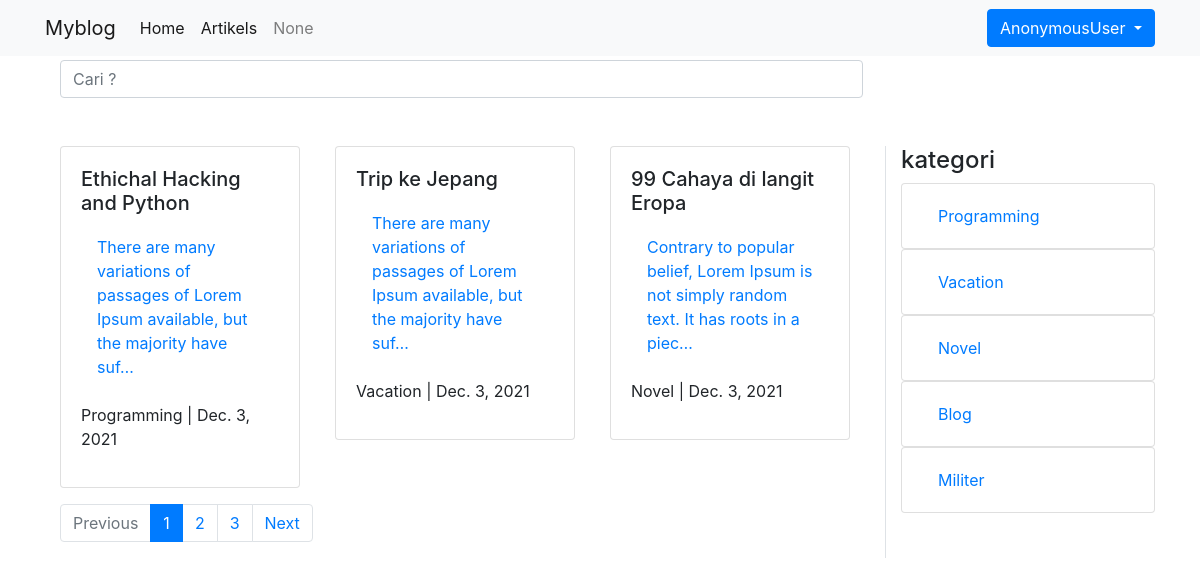
Page /artikels/ on the committed database.
### blog/models.py (models this page shows, shortened)
class Artikel(models.Model):
    judul       = models.CharField(max_length=255)
    isi         = models.TextField()
    kategori    = models.CharField(max_length=225)
    published   = models.DateTimeField(auto_now_add=True)
    update      = models.DateTimeField(auto_now=True)
    slug        = models.SlugField(blank=True, editable=False, max_length=255)
    """
    Fungsi get absolute url, Pada createForm saat data mau di simpan, dia perlu meng-redirect
    ke url detail nya.

    """

### blog/views.py (the view)
# urls.py: path('',ArtikelView.as_view(), name='index'),
class ArtikelView(ListView):
    model = Artikel
    context_object_name = 'Artikel_list'
    template_name   ='index.html'
    paginate_by = 3
    ordering = ['-published']
    def get_context_data(self, *args, **kwargs):
        context = super().get_context_data(*args, **kwargs)
        context['kategori_list'] = self.model.objects.values_list('kategori', flat=True).distinct()
        return context
    def get_queryset(self):
        query = self.request.GET.get('artikel')
        if query:
            object_list = self.model.objects.filter(judul__icontains=query)
        else:
            object_list = self.model.objects.all()
        return object_list

### blog/templates/index.html (shortened to what this page needs)
{% extends 'base.html' %}
{% block content %}
<div class="mt-8">
    <form method='get' class="" name="myforms" onsubmit="return validation()">
        <div class="form-group col-md-9">
            <input type='text' class="form-control mr-3"   name='artikel' value='{{ request.POST.artikel }}' placeholder="Cari ?">
        </div>
    </form>
</div>
<div class="row mt-5">
    <div class="col-md-9">
        <div class="container">
            <div class="row">
                {% for artikel in Artikel_list %}
                <div class="col-6 col-md-4 mb-3">
                    <div class="card rounded" style="width: 15rem;">
                        <div class="card-body">
                            <h5 class="card-title">{{ artikel.judul }}</h5>
                            <a href="{% url 'blog:detail' artikel.slug %}" class="nav-link">
                                <p class="nav-item">{{ artikel.isi|truncatechars:90}}</p>
                            </a>
                            <p class="nav-item">{{ artikel.kategori }} | {{ artikel.published|date }}</p>
                        </div>
                    </div>
                </div>
                {% endfor %}
            </div>
            <nav aria-label="...">
                <ul class="pagination">
                    {% if page_obj.has_previous %}
                    <li class="page-item ">
                        <a class="page-link" href="?page={{ page_obj.previous_page_number }}" tabindex="-1">Previous</a>
                    </li>
                    {% else %}
                    <li class="page-item disabled">
                        <a class="page-link" href="#" tabindex="-1">Previous</a>
                    </li>
                    {% endif %}
                    {% for page in paginator.page_range %}
                    {% if page is page_obj.number %}
                    <li class="page-item active">
                        <span class="page-link" href="#">{{ page }}</span>
                    </li>
                    {% else %}
                    <li class="page-item ">
                        <a class="page-link" href="?page={{ page }}">{{ page }}</a>
                    </li>
                    {% endif %}
                    {% endfor %}
                    {% if page_obj.has_next %}
                    <li class="page-item">
                        <a class="page-link" href="?page={{ page_obj.next_page_number }}">Next</a>
                    </li>
                    {% else %}
                    <li class="page-item disabled">
                        <a class="page-link" href="#">Next</a>
                    </li>
                    {% endif %}
                </ul>
            </nav>
        </div>
    </div>
    <div class="col-md-3 border-left">
        <h4>kategori</h4>
        {% for kategori in kategori_list %}
        <ul class="list-group">
            <li class="list-group-item">
                <a class="nav-link" href="{% url 'blog:kategori' kategori %}">{{ kategori }}</a>
            </li>
        </ul>
        {% endfor %}
    </div>
</div>
{% endblock content %}

### rows in the picture
Artikel: judul "Ethichal Hacking and Python", isi "There are many variations of passages of Lorem Ipsum available, but the majority have suf…", kategori "Programming", published "Dec. 3, 2021"
Artikel: judul "Trip ke Jepang", isi "There are many variations of passages of Lorem Ipsum available, but the majority have suf…", kategori "Vacation", published "Dec. 3, 2021"
Artikel: judul "99 Cahaya di langit Eropa", isi "Contrary to popular belief, Lorem Ipsum is not simply random text. It has roots in a piec…", kategori "Novel", published "Dec. 3, 2021"

### other values in the picture
{{ request.user }} "AnonymousUser"
{{ page }} "1"
{{ page }} "2" "3"
{{ kategori }} "Programming" "Vacation" "Novel" "Blog" "Militer"
